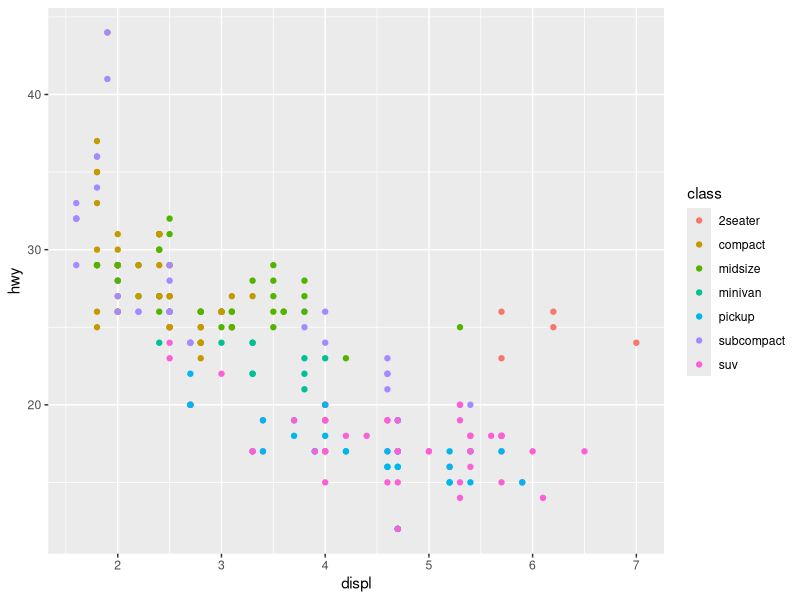
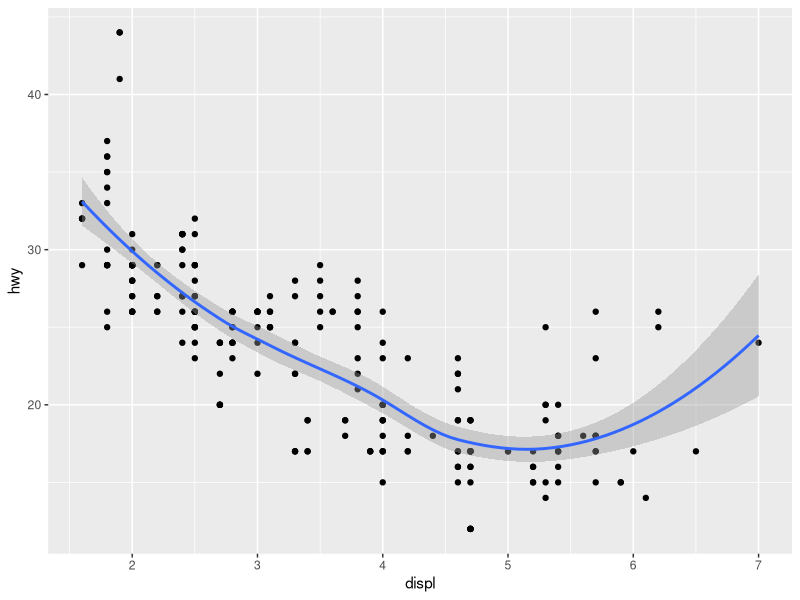

The R script that drew these images, in order:
# Seminar 1, Group 3

# values
x <- 3 + sin(pi/2)
x
sqrt(x)
x <- sqrt(x)

y <- "word"
z <- "2"

## Sequence

v <- seq(1,10)
v2 <- 1:10

for(i in 1:10) {
  print(i)
}

v3 <- seq(0,100,10)

## vectors

w <- c(12,1,2,3)
sort(w)
length(w)
typeof(w)

## indexing
w[3]

n <- length(w)
for(i in 1:n) {
  print(w[i])
}

## coercion: changing type

n <- length(w)
for(i in 1:n) {
  print(as.character(w[i]))
}
## likewise, as.numeric() as.integer() 

## packages

## tidyverse
#install.package("tidyverse")
library(tidyverse)

car_frame <- mpg

ggplot(data=car_frame) +
  geom_point(mapping=aes(x=displ,y=hwy, color=class)) 

ggplot(data=car_frame) +
  geom_point(mapping=aes(x=displ,y=hwy)) + 
  geom_smooth(mapping=aes(x=displ,y=hwy))






